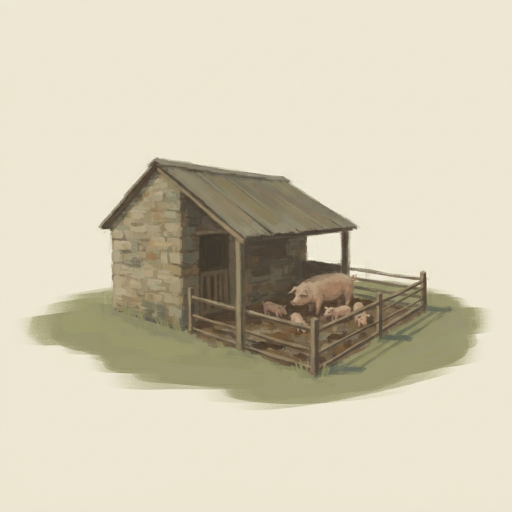
#> input picture assets/_source/gemini/stavby_b2/chlivek.jpg, 1024 x 1024 px, given in place of stodola.jpg, which was not available (shown at 1/2 size)
$ python make_cutouts.py
#> lines starting #> are read from the running program, lines starting #| are printed output that depends on the picture; after the words box and inside, x2 and y2 are one past the last pixel; in counts of white or black regions, pixels touching at a corner belong together
"""Cut the painted buildings out of their parchment-beige background.

usage: python3 -I tools/images/make_cutouts.py [repo_root]

Reads the 1024x1024 originals from assets/_source/gemini/stavby_b2/<key>.jpg (the 560x400 JPGs in
assets/buildings/ stay as they are: the build menu and the detail panel use them), keys out the
background with a soft alpha ramp (the painted olive ground patch stays, so it blends into the
scene), un-premultiplies the semi-transparent edge (a soft shadow becomes dark + transparent
instead of a beige smudge), crops to the content and saves assets/buildings/<key>.webp.
Also writes js/town_art.js: size and "foot" point of every cut-out (where it touches the ground),
which town.js uses to stand the building on its plot.
Needs Pillow and numpy.
"""
import json
import os
import sys

import numpy as np
from PIL import Image, ImageFilter

ROOT = sys.argv[1] if len(sys.argv) > 1 else '.'
SRC = os.path.join(ROOT, 'assets/_source/gemini/stavby_b2')
OUT = os.path.join(ROOT, 'assets/buildings')
KEYS = ['stodola', 'mlynek', 'chlev', 'staj', 'chlivek', 'kolna', 'vcelin', 'sad', 'kaplicka', 'kostel']
SCALE = 0.5          # 1024 px original -> 512 px working size (a building ends up ~300-400 px wide)
LO, HI = 9.0, 44.0   # colour distance from the background: fully transparent below LO, opaque above HI


def smooth(x):
    x = np.clip(x, 0, 1)
    return x * x * (3 - 2 * x)


def cutout(path):
    im = Image.open(path).convert('RGB')
#> im is the input picture: PIL image 1024x1024 RGB; mean R, G, B 210.6, 203.1, 181.8
    im = im.resize((int(im.width * SCALE), int(im.height * SCALE)), Image.LANCZOS)
#> im: PIL image 512x512 RGB
    a = np.asarray(im).astype(np.float32)
    h, w, _ = a.shape
#> h = 512; w = 512
    ring = np.concatenate([a[:8].reshape(-1, 3), a[-8:].reshape(-1, 3), a[:, :8].reshape(-1, 3), a[:, -8:].reshape(-1, 3)])
    bg = np.median(ring, axis=0)
#> bg = [238, 231, 212]
    # the background is not perfectly flat (a faint vignette): follow it with a heavy blur of the border colour
    d = np.sqrt(((a - bg) ** 2).sum(axis=2))
    alpha = smooth((d - LO) / (HI - LO))
    # a single pass of blur closes pin-holes and softens the brushy edge of the ground patch
    al = Image.fromarray((alpha * 255).astype(np.uint8)).filter(ImageFilter.GaussianBlur(1.1))
    alpha = np.asarray(al).astype(np.float32) / 255.0
    # remove isolated specks of alpha far from the content (paper grain): keep the largest blob by a coarse mask
    coarse = np.asarray(al.resize((w // 8, h // 8), Image.BOX)).astype(np.float32) / 255.0
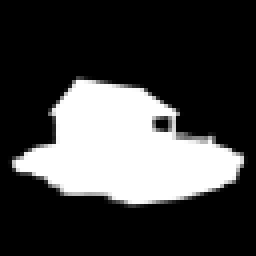
#> coarse: shape (64, 64) float32 (shown 4 times larger); min 0, max 1, mean 0.263
    from_edge = np.zeros_like(coarse, dtype=bool)
    # the content is one connected island; a flood fill from the centre of mass keeps it
    ys, xs = np.nonzero(coarse > 0.15)
#> ys = 1144 values from 19 to 51; xs = 1144 values, max 60 at index 598, min 3 at index 599, mean 31.02
    cy, cx = int(ys.mean()), int(xs.mean())
#> cy = 36; cx = 31
    stack = [(cy, cx)]
#> stack = [(36, 31)]
    while stack:
        y, x = stack.pop()
        if y < 0 or x < 0 or y >= coarse.shape[0] or x >= coarse.shape[1] or from_edge[y, x] or coarse[y, x] <= 0.02:
            continue
        from_edge[y, x] = True
        stack += [(y + 1, x), (y - 1, x), (y, x + 1), (y, x - 1), (y + 1, x + 1), (y - 1, x - 1), (y + 1, x - 1), (y - 1, x + 1)]
#> this loop made 9505 passes
#> (y, x) on passes 1 to 3: (36, 31), (35, 32), (34, 33)
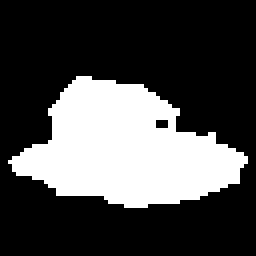
#> from_edge: shape (64, 64) bool (shown 4 times larger); 29% white; 1 white region, box (x1, y1, x2, y2) and area: (2, 19, 62, 52) 1188
#> after the loop, stack = []
    keep = np.kron(from_edge, np.ones((8, 8)))[:h, :w] > 0
#> keep: shape (512, 512) bool; 29% white; 1 white region, box (x1, y1, x2, y2) and area: (16, 152, 496, 416) 76032
    keep = np.asarray(Image.fromarray((keep * 255).astype(np.uint8)).filter(ImageFilter.MaxFilter(9))) > 0
#> keep: shape (512, 512) bool; 31.5% white; 1 white region, box (x1, y1, x2, y2) and area: (12, 148, 500, 420) 82496
    alpha = np.where(keep, alpha, 0.0)
    # the painted ground patch has a pale brushy rim: eat it away and feather the edge, but only in the lower
    # part of the picture (the patch), never at the roofline
    hard = Image.fromarray((np.clip(alpha * 1.6 - 0.3, 0, 1) * 255).astype(np.uint8))
    feather = np.asarray(hard.filter(ImageFilter.MinFilter(9)).filter(ImageFilter.GaussianBlur(5))).astype(np.float32) / 255.0
    rows = np.linspace(0, 1, h)[:, None]
#> rows = 512 values from 0 to 1
    wy = smooth((rows - 0.5) / 0.2)
#> wy = 512 values from 0 to 1
    alpha = alpha * (1 - wy) + np.minimum(alpha, feather) * wy
    alpha[alpha < 0.035] = 0.0
#> alpha: shape (512, 512) float64; min 0, max 1, mean 0.251
    safe = np.maximum(alpha, 1e-3)[..., None]
    fg = np.clip((a - (1 - alpha[..., None]) * bg) / safe, 0, 255)
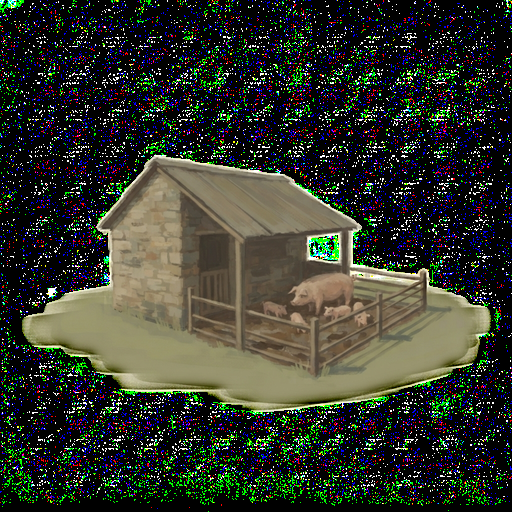
#> fg: shape (512, 512, 3) float64; mean R, G, B 49.5, 52.6, 43.5
    # semi-transparent rim of the patch: pull its colour to the patch's own olive so no pale line is left
    low_rows = (rows > 0.78) & (alpha > 0.97)
#> low_rows: shape (512, 512) bool; every value is 0
    if low_rows.sum() > 50:
        patch = np.median(fg[low_rows], axis=0)
        k = (np.clip(1 - alpha, 0, 1) ** 0.6 * wy)[..., None]
        k = np.where(alpha[..., None] > 0.02, k, 0)
        fg = fg * (1 - k) + patch * 0.82 * k
    rgba = np.dstack([fg, alpha * 255]).astype(np.uint8)
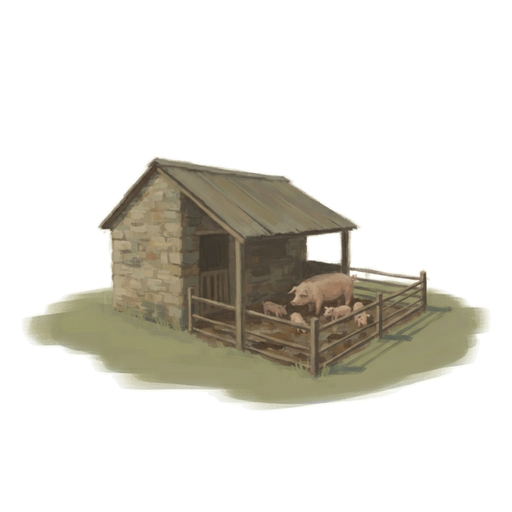
#> rgba: shape (512, 512, 4); mean R, G, B, A 49.4, 52.5, 43.4, 63.9; transparent parts drawn white
    ys, xs = np.nonzero(alpha > 0.06)
    x0, x1, y0, y1 = max(xs.min() - 4, 0), min(xs.max() + 5, w), max(ys.min() - 4, 0), min(ys.max() + 5, h)
#> x0 = 18; x1 = 494; y0 = 151; y1 = 416
    crop = rgba[y0:y1, x0:x1]
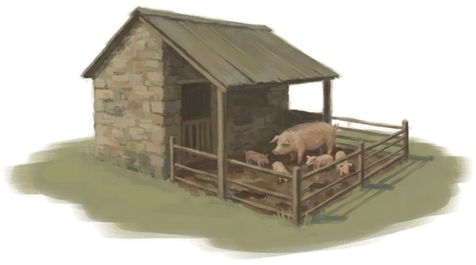
#> crop: shape (265, 476, 4); mean R, G, B, A 84.2, 82.9, 65.8, 132.9; transparent parts drawn white
    ca = alpha[y0:y1, x0:x1]
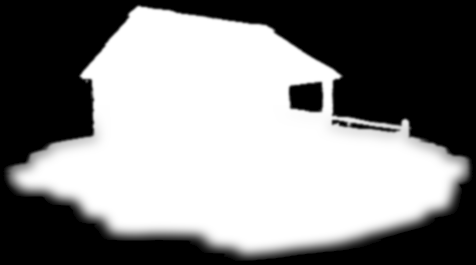
#> ca: shape (265, 476) float64; min 0, max 1, mean 0.521
    # foot: the middle of the painted ground patch (centroid of the opaque pixels in the lowest quarter)
    low = ca[int(ca.shape[0] * 0.72):]
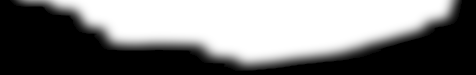
#> low: shape (75, 476) float64; min 0, max 1, mean 0.488
    lys, lxs = np.nonzero(low > 0.5)
#> lys = 17429 values from 0 to 63; lxs = 17429 values, max 453 at index 426, min 27 at index 0, mean 257.8
    fx = float(lxs.mean()) if len(lxs) else crop.shape[1] / 2
#> fx = 257.8
    fy = float(int(ca.shape[0] * 0.72) + lys.mean()) if len(lys) else crop.shape[0] * 0.88
#> fy = 213.9
    return Image.fromarray(crop, 'RGBA'), fx, fy


def main():
    manifest = {}
    total = 0
    for key in KEYS:
        img, fx, fy = cutout(os.path.join(SRC, key + '.jpg'))
        dest = os.path.join(OUT, key + '.webp')
        img.save(dest, 'WEBP', quality=84, method=6, alpha_quality=90)
        size = os.path.getsize(dest)
        total += size
        manifest[key] = {'w': img.width, 'h': img.height, 'fx': round(fx), 'fy': round(fy)}
        print(f'{key}: {img.width}x{img.height} foot=({fx:.0f},{fy:.0f}) {size // 1024} KB')
#| stodola: 476x265 foot=(258,214) 23 KB
#> pass 2 of the loop in main, `for key in KEYS:`:
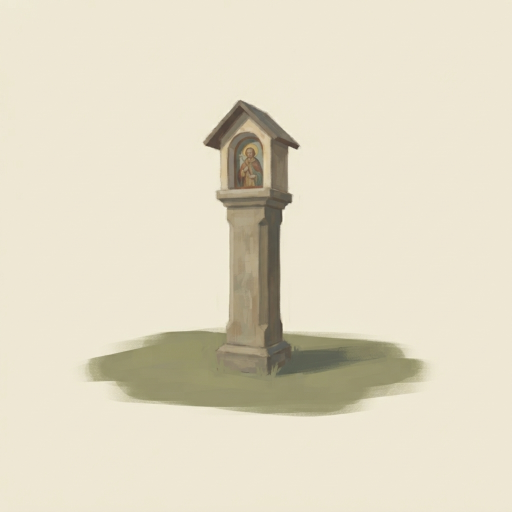
#> input picture assets/_source/gemini/stavby_b2/kaplicka.jpg, 1024 x 1024 px, given in place of mlynek.jpg, which was not available (shown at 1/2 size)
#> in cutout, im is the input picture: PIL image 1024x1024 RGB; mean R, G, B 225.3, 218.4, 197.8
#> im: PIL image 512x512 RGB
#> ys = 625 values from 12 to 51; xs = 625 values, max 53 at index 411, min 10 at index 368, mean 31.48
#> cy = 38
#> in cutout (call 2), `stack = [(cy, cx)]`: stack = [(38, 31)]
#> the loop in cutout (call 2), `while stack:` made 5401 passes
#> (y, x) on passes 1 to 3: (38, 31), (37, 32), (36, 33)
#> after the loop in cutout (call 2), `while stack:`:
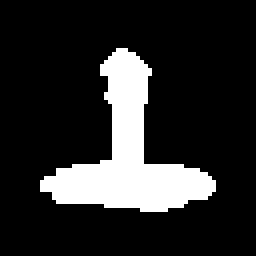
#> from_edge: shape (64, 64) bool (shown 4 times larger); 16.5% white; 1 white region, box (x1, y1, x2, y2) and area: (10, 12, 54, 53) 675
#> after the loop in cutout (call 2), `while stack:`: stack = []
#> low_rows: shape (512, 512) bool; 0.09% white; 1 white region, box (x1, y1, x2, y2) and area: (252, 399, 346, 403) 249
#> patch = [147.3, 143.7, 106.2]
#> x0 = 78; x1 = 435; y0 = 94; y1 = 423
#> in cutout (call 2), `crop = rgba[y0:y1, x0:x1]`:
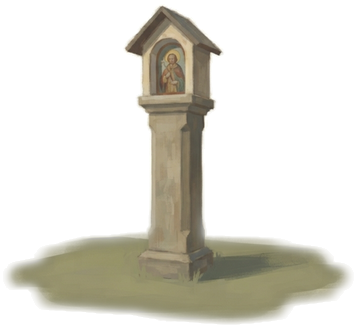
#> crop: shape (329, 357, 4); mean R, G, B, A 59.9, 63, 53, 71.9; transparent parts drawn white
#> fx = 180.4
#> fy = 275.8
#| mlynek: 357x329 foot=(180,276) 15 KB
    print(f'total {total // 1024} KB')
    # the cut-outs from a flat background (make_cutouts_key.py) keep their entries
    extra = os.path.join(ROOT, 'assets/_source/gemini/stavby_b3/manifest.json')
    if os.path.exists(extra):
        manifest.update(json.load(open(extra)))
    lines = ['// Generated by tools/images/make_cutouts.py and make_cutouts_key.py: size and foot point (where the building touches',
             '// the ground) of every cut-out in assets/buildings/<key>.webp, in image pixels. `clean` = cut out of a flat background',
             '// (no ground patch, drawn without the soft edge mask). Do not edit by hand.',
             'export const CUTOUTS = {']
    for key, m in manifest.items():
        lines.append(f"  {key}: {{ w: {m['w']}, h: {m['h']}, fx: {m['fx']}, fy: {m['fy']}{', clean: 1' if m.get('clean') else ''} }},")
    lines.append('};')
    with open(os.path.join(ROOT, 'js/town_art.js'), 'w') as f:
        f.write('\n'.join(lines) + '\n')


#> (the run stopped early here; a loop or call above may not have finished)
